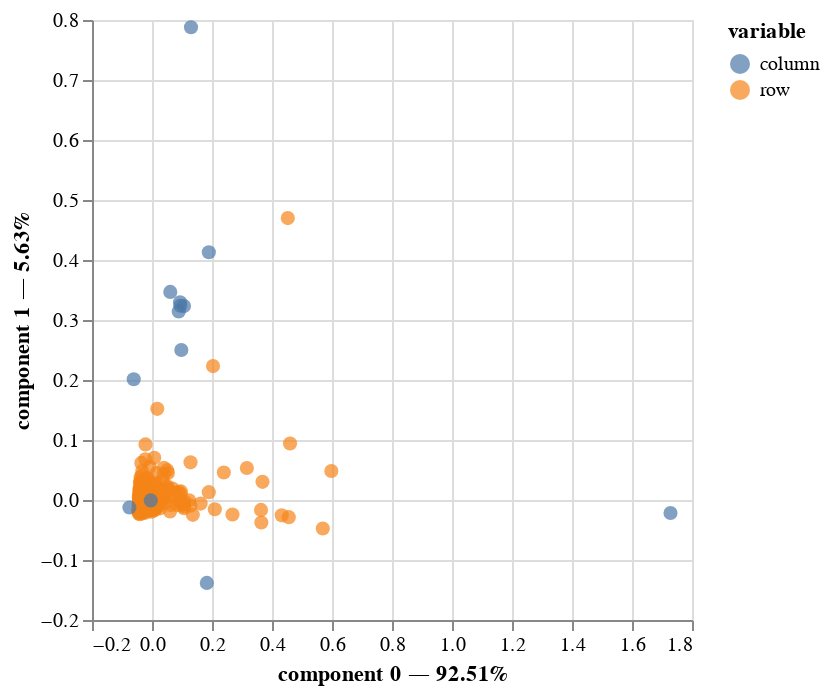

This figure's notebook cell:
### Code cell
ca.plot(df,x_component=0,
    y_component=1,
    show_row_markers=True,
    show_column_markers=True,
    show_row_labels=False,
    show_column_labels=False)

### Figure 1 — Vega-Lite specification as saved in the notebook (floating-point values rounded to 4 significant figures; data arrays with more than 128 entries replaced by an {"elided": "..."} marker saying what was removed)
{"config": {"view": {"continuousWidth": 300, "continuousHeight": 300}}, "layer": [{"data": {"name": "data-6334ca33df67e041872b65e32d74e976"}, "mark": {"type": "circle", "size": 50}, "encoding": {"color": {"field": "variable", "type": "nominal"}, "tooltip": [{"field": "variable", "type": "nominal"}, {"field": "value", "type": "nominal"}, {"field": "component 0", "type": "quantitative"}, {"field": "component 1", "type": "quantitative"}], "x": {"axis": {"title": "component 0 — 92.51%"}, "field": "component 0", "scale": {"zero": false}, "type": "quantitative"}, "y": {"axis": {"title": "component 1 — 5.63%"}, "field": "component 1", "scale": {"zero": false}, "type": "quantitative"}}, "name": "view_1"}, {"data": {"name": "data-434048a9217be077a95de5d84d870e01"}, "mark": {"type": "circle", "size": 50}, "encoding": {"color": {"field": "variable", "type": "nominal"}, "tooltip": [{"field": "variable", "type": "nominal"}, {"field": "value", "type": "nominal"}, {"field": "component 0", "type": "quantitative"}, {"field": "component 1", "type": "quantitative"}], "x": {"axis": {"title": "component 0 — 92.51%"}, "field": "component 0", "scale": {"zero": false}, "type": "quantitative"}, "y": {"axis": {"title": "component 1 — 5.63%"}, "field": "component 1", "scale": {"zero": false}, "type": "quantitative"}}}], "params": [{"name": "param_1", "select": {"type": "interval", "encodings": ["x", "y"]}, "bind": "scales", "views": ["view_1"]}], "$schema": "https://vega.github.io/schema/vega-lite/v5.20.1.json", "datasets": {"data-6334ca33df67e041872b65e32d74e976": {"elided": "299 records"}, "data-434048a9217be077a95de5d84d870e01": [{"component 0": 0.09428, "component 1": 0.3238, "component 2": 0.3378, "component 3": -0.08693, "component 4": -0.1138, "component 5": -0.004402, "component 6": -0.01698, "component 7": -0.003119, "component 8": -0.0008956, "component 9": -0.00299, "component 10": -0.003711, "component 11": 0.003246, "variable": "column", "value": "age", "label": "age"}, {"component 0": -0.0609, "component 1": 0.2013, "component 2": 0.4967, "component 3": 0.04479, "component 4": 0.1792, "component 5": 0.2904, "component 6": -0.2974, "component 7": 0.1613, "component 8": -0.818, "component 9": -0.733, "component 10": 0.1226, "component 11": -0.03065, "variable": "column", "value": "anaemia", "label": "anaemia"}, {"component 0": 1.728, "component 1": -0.02172, "component 2": -0.003307, "component 3": 9.914e-05, "component 4": -0.0001901, "component 5": 5.711e-05, "component 6": -4.993e-05, "component 7": 4.659e-05, "component 8": -2.297e-05, "component 9": -8.534e-05, "component 10": -1.024e-05, "component 11": 1.767e-05, "variable": "column", "value": "creatinine_phosphokinase", "label": "creatinine_phosphokinase"}, {"component 0": 0.06095, "component 1": 0.3468, "component 2": 0.1649, "component 3": 0.004479, "component 4": 0.2164, "component 5": 0.2612, "component 6": -0.495, "component 7": -0.7216, "component 8": 0.6719, "component 9": -0.5544, "component 10": -0.05646, "component 11": -0.0563, "variable": "column", "value": "diabetes", "label": "diabetes"}, {"component 0": 0.09353, "component 1": 0.3297, "component 2": 0.29, "component 3": 0.2792, "component 4": -0.0265, "component 5": 0.0009331, "component 6": 0.01122, "component 7": -0.005262, "component 8": 0.002741, "component 9": 0.001719, "component 10": 0.01093, "component 11": -0.005066, "variable": "column", "value": "ejection_fraction", "label": "ejection_fraction"}, {"component 0": -0.07539, "component 1": -0.01258, "component 2": 0.3394, "component 3": 0.0307, "component 4": 0.02068, "component 5": 0.07886, "component 6": -0.2089, "component 7": 1.14, "component 8": 0.6739, "component 9": -0.3308, "component 10": 0.08934, "component 11": -0.05783, "variable": "column", "value": "high_blood_pressure", "label": "high_blood_pressure"}, {"component 0": -0.003975, "component 1": -0.0006355, "component 2": -0.0001439, "component 3": -6.055e-07, "component 4": -3.815e-06, "component 5": 7.392e-07, "component 6": 4.208e-07, "component 7": -7.981e-07, "component 8": -6.913e-07, "component 9": 2.349e-07, "component 10": 2.171e-07, "component 11": -4.743e-07, "variable": "column", "value": "platelets", "label": "platelets"}, {"component 0": 0.08914, "component 1": 0.3143, "component 2": 0.3794, "component 3": -0.09062, "component 4": -0.01976, "component 5": 0.5445, "component 6": 0.538, "component 7": 0.01327, "component 8": 0.04239, "component 9": -0.0892, "component 10": -0.1996, "component 11": 0.02305, "variable": "column", "value": "serum_creatinine", "label": "serum_creatinine"}, {"component 0": 0.1067, "component 1": 0.3232, "component 2": 0.251, "component 3": -0.03215, "component 4": 0.06999, "component 5": -0.007936, "component 6": -0.003441, "component 7": 0.002485, "component 8": -0.0008324, "component 9": 0.008564, "component 10": -0.00566, "component 11": 0.003807, "variable": "column", "value": "serum_sodium", "label": "serum_sodium"}, {"component 0": 0.1894, "component 1": 0.4129, "component 2": 0.313, "component 3": -0.2164, "component 4": 0.01508, "component 5": -0.3539, "component 6": 0.2907, "component 7": -0.02964, "component 8": -0.02419, "component 9": -0.08981, "component 10": -0.1021, "component 11": -0.5736, "variable": "column", "value": "sex", "label": "sex"}, {"component 0": 0.0978, "component 1": 0.25, "component 2": 0.1982, "component 3": -0.1959, "component 4": 0.0006476, "component 5": -1.012, "component 6": 0.9392, "component 7": -0.1251, "component 8": 0.1511, "component 9": -0.5465, "component 10": 0.2904, "component 11": 0.3042, "variable": "column", "value": "smoking", "label": "smoking"}, {"component 0": 0.13, "component 1": 0.788, "component 2": -0.2117, "component 3": -0.002819, "component 4": -0.005437, "component 5": 0.003207, "component 6": 0.0006232, "component 7": 0.001167, "component 8": -0.0002291, "component 9": -0.000815, "component 10": 0.003108, "component 11": -0.0004462, "variable": "column", "value": "time", "label": "time"}, {"component 0": 0.1828, "component 1": -0.1382, "component 2": 0.9769, "component 3": -0.5797, "component 4": 0.1011, "component 5": 0.6361, "component 6": 0.2537, "component 7": -0.1418, "component 8": 0.1014, "component 9": 0.1948, "component 10": 0.9887, "component 11": -0.1634, "variable": "column", "value": "DEATH_EVENT", "label": "DEATH_EVENT"}]}}
